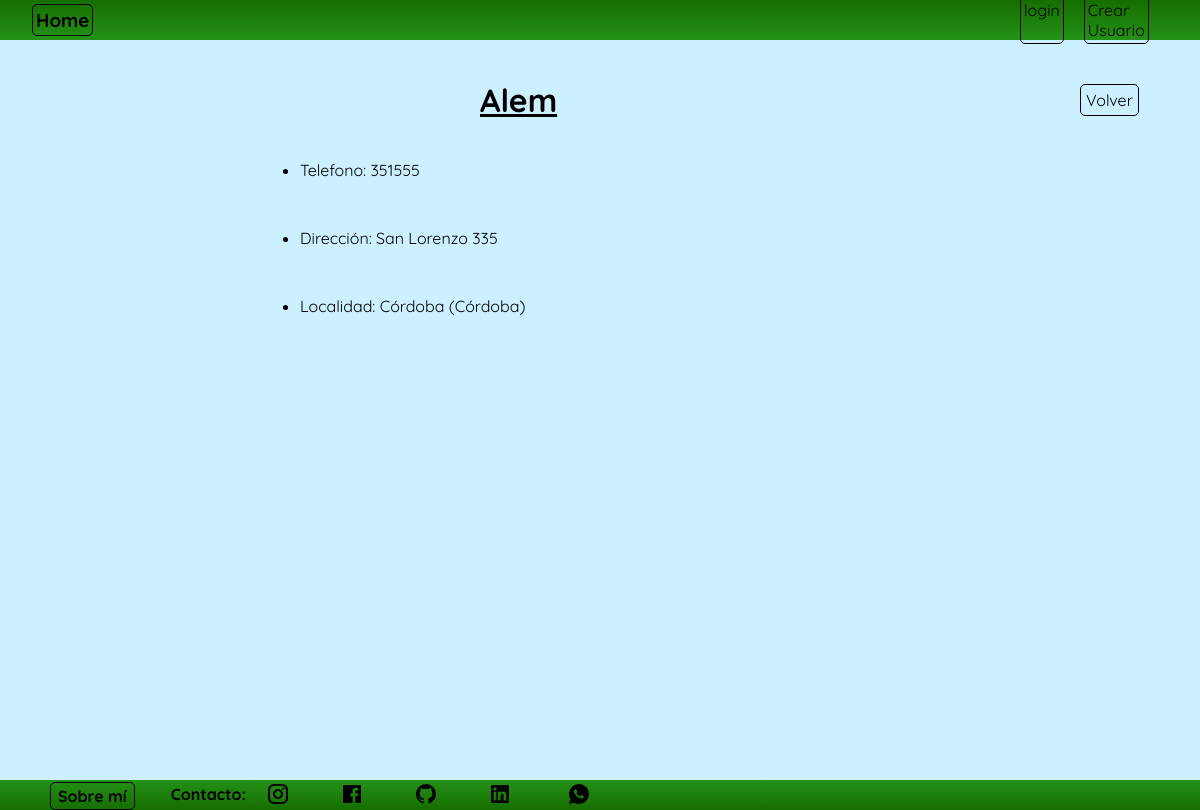
Screenshot of /comunidad/comunidad/veterinarias/detail/2 with the database file from the repository.
### comunidad/models.py (models this page shows, shortened)
class Veterinarias(models.Model):
    nombre = models.CharField(max_length=100)
    telefono = models.CharField(max_length=15, verbose_name='teléfono')
    direccion = models.CharField(max_length=150, verbose_name='dirección')
    localidad = models.ForeignKey(Localidad, on_delete=models.SET_NULL, null=True,blank=True)
    ubicacion = models.CharField(max_length=250, null=True,blank=True, verbose_name='ubicación')
    foto_referencia = models.ImageField(upload_to='fotos',null=True,blank=True)
    descripcion = models.TextField(null=True,blank=True, verbose_name='descripción')
    usuario = models.ForeignKey(User, on_delete=models.CASCADE)
    class Meta:
        verbose_name = 'Veterinaria'
        verbose_name_plural = 'Veterinarias'

class Localidad(models.Model):
    localidad = models.CharField(max_length=100)
    provincia = models.CharField(max_length=100)
    def __str__(self):
        return f'{self.localidad} ({self.provincia})'
    class Meta:
        verbose_name = 'Localidad'
        verbose_name_plural = 'Localidades'

### comunidad/views.py (the view)
# urls.py: path('comunidad/veterinarias/detail/<int:pk>', VeterinariasDetail.as_view(), name='veterinarias_detail'),
class VeterinariasDetail(DetailView):
    model = Veterinarias

### comunidad/templates/comunidad/veterinarias_detail.html (shortened to what this page needs)
{% extends 'core/base.html' %}
{% load static %}
{% block content %}
    <main class="contenedor">
        <div class="titulo_detalle_control">
            <h1>{{ object.nombre }}</h1>
        </div>
        <ul class="contenedor_detalle">
            <div class="detalle">
                <li>Telefono: {{ object.telefono }}</li>
                <li>Dirección: {{ object.direccion }}</li>
                <li>Localidad: {{ object.localidad }}</li>
            </div>
        </ul>
        <div class="volver_mascota_contenedor">
            <a href="{% url 'comunidad:veterinarias_list' %}" class="volver_mascota">Volver</a>
        </div>
    </main>
        {% endblock content %}

### core/static/css/style.css (style rules this page uses)
* { padding: 0; margin: 0; font-family: "Quicksand", sans-serif; }
.contenedor { display: grid; grid-template-columns: repeat(20, 5vw); grid-template-rows: repeat(18, 5vh); min-height: 92.54vh; background-color: rgb(204, 240, 255); width: 100vw; overflow: auto; }
.volver_mascota_contenedor { grid-column-start: 19; grid-row-start: 2; align-content: center; }
.volver_mascota { text-decoration: none; color: black; border: 1px solid black; border-radius: 5px; padding: 5px; transition-duration: .2s; }
.titulo_detalle_control { grid-column-start: 9; grid-column-end: 12; grid-row-start: 2; text-decoration: underline black; }
.contenedor_detalle { display: grid; grid-template-rows: repeat(5, 1fr); gap: 1rem; grid-column-start: 6; grid-column-end: 16; grid-row-start: 4; }
.detalle { display: flex; flex-flow: column; row-gap: 3rem; grid-column-start: 1; }

### rows the page displays
Veterinarias: nombre "Alem", telefono "351555", direccion "San Lorenzo 335", localidad "Córdoba (Córdoba)"
